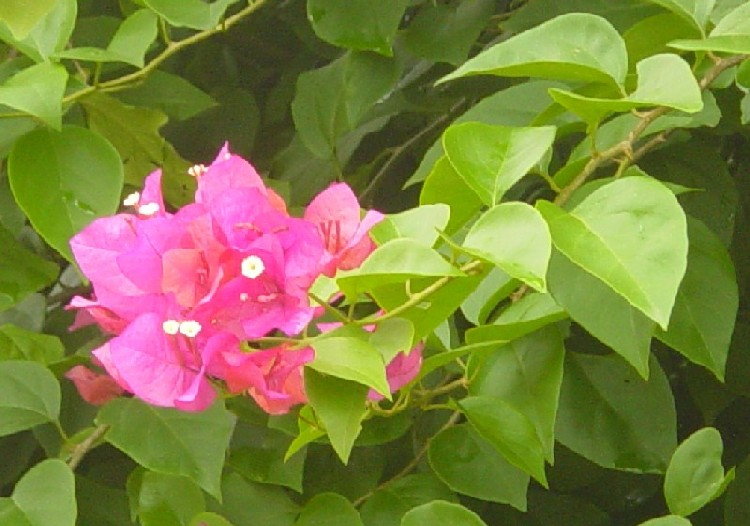
#> input picture PSO&SRG/flower.jpg, 750 x 526 px
$ python test.py
#> lines starting #> are read from the running program, lines starting #| are printed output that depends on the picture
#> further down, img is the input picture: shape (526, 750, 3); mean R, G, B 126.1, 127.2, 62.2
### PSO&SRG/SRG.py
from skimage import io
import numpy as np

class SRG:
    def __init__(self):
        self.img = io.imread('flower.jpg')
        self.row, self.column, self.dimension = self.img.shape
#> self.row = 526; self.column = 750; self.dimension = 3
        self.stack = []
        self.points = [[-1, -1], [-1, 0], [-1, 1], [0, -1], [0, 1], [1, -1], [1, 0], [1, 1]]
        self.pic = [([0] * self.column) for i in range(self.row)]

    def search(self,r, c, t):
#> called with r = 200, c = 300, t = 349.7
        for m in range(8):
            a = r + self.points[m][0]
            b = c + self.points[m][1]
            if 0 <= a < self.row and 0 <= b < self.column and self.pic[a][b] == 0:
                if np.linalg.norm(self.img[a][b] - self.img[r][c]) <= t:
                    self.pic[a][b] = 1
                    self.stack.append([a, b])
#> after the loop, self.pic = 526 items; self.stack = [[199, 299], [199, 300], [199, 301], [200, 299], [200, 301], [201, 299], [201, 300], [201, 301]]

    def grow(self,place,t):
        sub=[]
        self.pic[place[0]][place[1]]=1
        sub.append(place)
        self.search(place[0],place[1],t)
        while self.stack!=[]:
            [a, b] = self.stack.pop()
            sub.append([a,b])
            self.search(a,b,t)
#> this loop made 24829 passes
#> (a, b) on passes 1 to 3: (201, 301), (202, 301), (202, 300)
#> after the loop, sub = 24830 items
        return sub

    def other(self):
        sub=[]
        for i in range(self.row):
            for j in range(self.column):
                if self.pic[i][j]==0:
                    sub.append([i,j])
        return sub

### PSO&SRG/test.py
from skimage import io
import SRG
import matplotlib.pyplot as plt

img=io.imread('flower.jpg')

plt.subplot(1,2,1)
plt.title('origin')
plt.imshow(img)
plt.axis('off')

srg=SRG.SRG()
#349.657404982

sub1=srg.grow([200,300],349.657404982)
#> sub1 = 24830 items
sub2=srg.other()

for i in sub2:
    img[i[0]][i[1]]=[255,255,255]
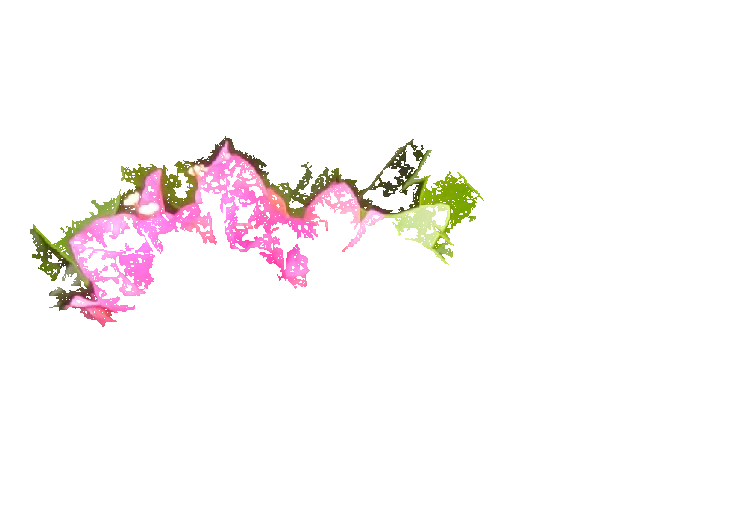
#> img: shape (526, 750, 3); mean R, G, B 251.2, 247.5, 247.7

plt.subplot(1,2,2)
plt.title('then')
plt.imshow(img)
plt.axis('off')

plt.show()
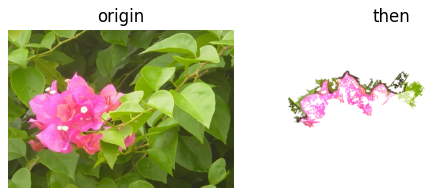
#> figure drawn by matplotlib, 2 panels
